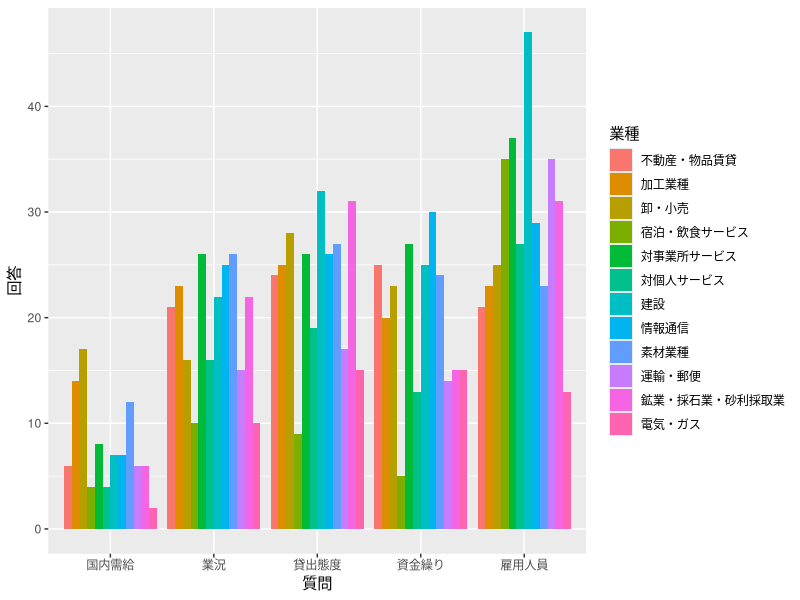

Generate this figure with R:
### 二元配置の分散分析
### 日銀短観データによる例
### データセットtankan2112.csv
### 2021年12月の日銀短観のデータ(選択肢別社数構成比・全規模合計)
### 業種ごとに、各質問に「景気にプラスの向きに」答えた企業数の割合(%)
### 具体的には以下の通り
### 　業況大 -> 業況良い
###   国内需給大 -> 国内需要超過
###   雇用人員大 -> 雇用人員不足
### 　資金繰り大 -> 資金繰り楽
###　 貸出態度大 -> 金融機関の貸出態度緩い
### 業種や質問項目ごとにプラスの回答割合に違いがあるか分析する
## データの読み込み
library(tidyverse)
(dat <- read_csv("tankan2112.csv"))
## aov()で扱える形式に変換する
(dat <- dat |> 
    pivot_longer(cols = -業種, # 業種以外の列を縦につなぐ
                 names_to = "質問", # 元データの列名に与える変数名
                 values_to = "回答")) # 元データのセル値に与える変数名 
## まず業種のみでプラスの回答割合の違いについて分散分析する
aov(回答 ~ 業種, data = dat) |> summary() # 通常の有意水準では棄却されない
## 次に業種と質問項目で分散分析する
res <- aov(回答 ~ 業種 + 質問, data = dat)
summary(res) # 両者とも0.1%水準で棄却される
model.tables(res) 
# 質問項目ごとのプラスの回答割合の差が大きい
# 業種のみの分散分析ではこの差による変動のせいで
# 業種効果が隠されてしまったと推察される
## 棒グラフによる可視化
ggplot(dat) +
  geom_col(aes(質問, 回答, fill = 業種),
           position = "dodge") 
## 等分散性を仮定せずに検定を実行するには, パッケージcarの関数
## Anovaを用いる
# install.packages("car") # パッケージのインストール(必要な場合)
library(car) # パッケージのロード
## 以下のコマンドで検定を実行できる(デフォルトでは等分散性を仮定)
Anova(res) # summary(res)と同じ
## 等分散性を仮定せずに実行するにはオプションwhite.adjustをTRUE指定する
Anova(res, white.adjust = TRUE)
# ここではホワイトの方法によって検定統計量が補正されている
# 理論的詳細は高度なため省略するが, 興味があれば参考文献の
# 計量経済学に関するテキストを参照のこと
# なお, この方法の正当性は, 2つの因子の水準数の積(本文の
# 記号ではabで, いまの場合は60)の値が十分大きいという近似に
# 基づくため注意が必要
